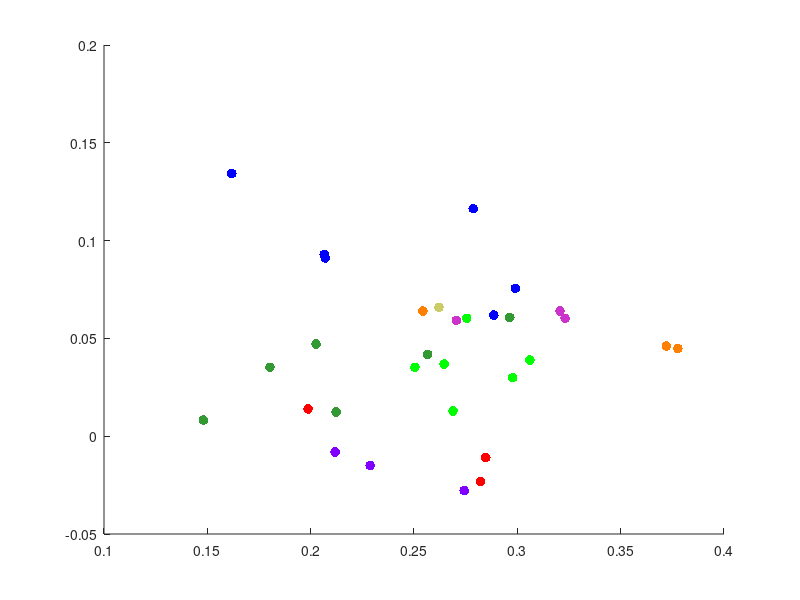

This figure's MATLAB source: (Note: this script raises an error after producing the figure.)
% Eric Chen and Jordan Hall, 14F, Math 22, Professor Rockmore.
% Matlab code to do PCA and visualize the data.
% Will need to comment and uncomment a few lines to do 2d vs 3d visualization.

papers = [0.148309028855 0.148309028855 0.0176853862861 0.0865653118213 0.0992863791499 0.051504809184 0.0406453614645 0.0819112627986 0.0704312752094 0.0226497052436 0.0 0.0276140242011 0.0511945392491 0.0226497052436 0.0201675457648 0.00806701830593 0.00806701830593 0.0210983555693 0.0 0.00961836798014 0.00558485882718 0.0285448340056 0.0121005274589 0.00496431895749 0.0204778156997 0.0127210673286 0.00868755817561 0.000310269934843 0.000310269934843 0.0 0.0 0.0102389078498 0.00961836798014 0.0152032268073 0.00651566863171 0.00744647843624 0.00341296928328 0.00868755817561 0.00682593856655 0.0108594477195 0.00248215947875 0.00155134967422 0.00186161960906 0.000310269934843 0.0102389078498 0.00310269934843 0.0093080980453 0.000310269934843 0.0102389078498 0.000310269934843 0.000310269934843;...
0.219804134929 0.219804134929 0.0223068552775 0.104461371055 0.0881392818281 0.0593035908596 0.0511425462459 0.0554951033732 0.0511425462459 0.0114254624592 0.0 0.0321001088139 0.038084874864 0.0152339499456 0.0152339499456 0.019042437432 0.00163220892274 0.031556039173 0.0 0.0038084874864 0.00489662676823 0.0136017410229 0.0157780195865 0.000544069640914 0.00816104461371 0.0103373231774 0.00707290533188 0.00163220892274 0.000544069640914 0.0 0.0 0.0108813928183 0.0146898803047 0.0114254624592 0.0 0.0103373231774 0.00435255712731 0.0114254624592 0.0038084874864 0.0076169749728 0.00217627856366 0.00435255712731 0.00544069640914 0.0038084874864 0.00979325353645 0.00870511425462 0.00108813928183 0.000544069640914 0.00652883569097 0.000544069640914 0.0;...
0.21958827199 0.21958827199 0.0124766063631 0.0998128509046 0.0848409232689 0.0767311291329 0.0442919525889 0.0561447286338 0.0492825951341 0.0118527760449 0.0 0.0299438552714 0.0286961946351 0.0155957579538 0.0174672489083 0.0193387398628 0.0 0.0218340611354 0.0 0.00561447286338 0.00499064254523 0.00748596381784 0.0112289457268 0.000623830318153 0.0106051154086 0.0143480973175 0.0180910792265 0.00436681222707 0.00124766063631 0.0 0.0 0.00623830318153 0.0106051154086 0.00436681222707 0.0 0.008109794136 0.00686213349969 0.0274485339988 0.00748596381784 0.0149719276357 0.00623830318153 0.00561447286338 0.00561447286338 0.00187149095446 0.00873362445415 0.00374298190892 0.00124766063631 0.00436681222707 0.008109794136 0.00187149095446 0.0;...
0.17703024125 0.17703024125 0.0115528372409 0.0784913353721 0.109072375127 0.054706082229 0.0570846075433 0.130818892287 0.0373768263677 0.0105334692491 0.0 0.00985389058784 0.0468909276249 0.0159700985389 0.0207271491675 0.0275229357798 0.0 0.0193679918451 0.000339789330615 0.00271831464492 0.00747536527353 0.0207271491675 0.00747536527353 0.0 0.0217465171594 0.0142711518858 0.004417261298 0.0261637784574 0.0 0.0 0.0 0.00815494393476 0.0105334692491 0.004417261298 0.0 0.00577641862046 0.00543662928984 0.0067957866123 0.00407747196738 0.00509683995923 0.00101936799185 0.00169894665308 0.00135915732246 0.00271831464492 0.00951410125722 0.00883452259599 0.00407747196738 0.000339789330615 0.00781515460415 0.0 0.0;...
0.193965517241 0.193965517241 0.00574712643678 0.0603448275862 0.113505747126 0.0905172413793 0.0445402298851 0.132183908046 0.0272988505747 0.0186781609195 0.0 0.00862068965517 0.0344827586207 0.0100574712644 0.0431034482759 0.0158045977011 0.0 0.0100574712644 0.0 0.0014367816092 0.0114942528736 0.0186781609195 0.0158045977011 0.0 0.0129310344828 0.0301724137931 0.0014367816092 0.0186781609195 0.0 0.0 0.0 0.014367816092 0.00287356321839 0.0 0.0 0.00431034482759 0.00574712643678 0.0114942528736 0.0100574712644 0.00431034482759 0.00287356321839 0.00574712643678 0.0 0.00287356321839 0.00431034482759 0.00431034482759 0.0 0.0 0.00718390804598 0.0 0.0;...
0.21500965251 0.21500965251 0.00627413127413 0.0726351351351 0.102316602317 0.0666023166023 0.0359555984556 0.116071428571 0.0296814671815 0.0166505791506 0.0 0.00651544401544 0.0605694980695 0.0173745173745 0.0301640926641 0.020028957529 0.000241312741313 0.019305019305 0.0 0.00410231660232 0.0106177606178 0.0139961389961 0.00916988416988 0.0 0.0241312741313 0.0137548262548 0.00458494208494 0.0328185328185 0.000241312741313 0.0 0.0 0.00796332046332 0.00723938223938 0.000241312741313 0.0 0.00265444015444 0.00579150579151 0.0120656370656 0.00337837837838 0.00458494208494 0.00168918918919 0.00434362934363 0.00168918918919 0.00410231660232 0.00506756756757 0.003861003861 0.000482625482625 0.0 0.00603281853282 0.0 0.0;...
0.193611601019 0.193611601019 0.0146972369195 0.0752498530276 0.102488732118 0.0805408583186 0.0433078581227 0.0970017636684 0.037037037037 0.018616500098 0.0 0.00548696844993 0.042328042328 0.0137174211248 0.0411522633745 0.0205761316872 0.0 0.0180286106212 0.0 0.00195963158926 0.0113658632177 0.0174407211444 0.00685871056241 0.00117577895356 0.0215559474819 0.0197922790515 0.00470311581423 0.0290025475211 0.000195963158926 0.00117577895356 0.000391926317852 0.0109739368999 0.010582010582 0.00274348422497 0.0 0.0045071526553 0.00509504213208 0.0082304526749 0.00509504213208 0.00999412110523 0.00117577895356 0.00215559474819 0.00235155790711 0.00195963158926 0.00274348422497 0.00235155790711 0.0037233000196 0.0 0.00685871056241 0.0 0.0;...
0.218565400844 0.218565400844 0.00654008438819 0.0742616033755 0.114767932489 0.0732067510549 0.0402953586498 0.117932489451 0.0402953586498 0.00970464135021 0.0 0.00400843881857 0.0430379746835 0.0145569620253 0.0225738396624 0.0253164556962 0.00042194092827 0.0215189873418 0.0 0.00253164556962 0.00654008438819 0.014135021097 0.00675105485232 0.00168776371308 0.0198312236287 0.0149789029536 0.00295358649789 0.0335443037975 0.000210970464135 0.000210970464135 0.0 0.00696202531646 0.0105485232068 0.00084388185654 0.000210970464135 0.00611814345992 0.00569620253165 0.00548523206751 0.0035864978903 0.00717299578059 0.00042194092827 0.00253164556962 0.00105485232068 0.00168776371308 0.0035864978903 0.00232067510549 0.00232067510549 0.000210970464135 0.00864978902954 0.0 0.000210970464135;...
0.199018295404 0.199018295404 0.0227576974565 0.0713966979027 0.0874609549308 0.0647032574743 0.0473003123606 0.0963855421687 0.04953145917 0.0142793395805 0.0 0.00981704596162 0.03302097278 0.0209727800089 0.0258813029897 0.0281124497992 0.000446229361892 0.0151717983043 0.0 0.00356983489514 0.0129406514949 0.0187416331995 0.0102632753235 0.0 0.0156180276662 0.0147255689424 0.00937081659973 0.0276662204373 0.000446229361892 0.0 0.000892458723784 0.0102632753235 0.0116019634092 0.00937081659973 0.0 0.0107095046854 0.00401606425703 0.00981704596162 0.0102632753235 0.00669344042838 0.00133868808568 0.000892458723784 0.000892458723784 0.00178491744757 0.00847835787595 0.00223114680946 0.00937081659973 0.0 0.00133868808568 0.000446229361892 0.0;...
0.189774211607 0.189774211607 0.0210860235118 0.0643776824034 0.152827019966 0.0929277850345 0.0572868072402 0.0772532188841 0.029483112521 0.0108229147229 0.0 0.0173539839522 0.0257510729614 0.0171673819742 0.0126889345027 0.0179137898862 0.00186601977981 0.0319089382347 0.0 0.00149281582385 0.00821048703116 0.0126889345027 0.0130621384587 0.00466504944952 0.0225788393357 0.0113827206568 0.00653106922933 0.00167941780183 0.000559805933943 0.0 0.000186601977981 0.0169807799963 0.0151147602165 0.00279902966971 0.00149281582385 0.00858369098712 0.00671767120731 0.00559805933943 0.00261242769173 0.00951670087703 0.00223922373577 0.00205262175779 0.000373203955962 0.000373203955962 0.00167941780183 0.00373203955962 0.00578466131741 0.0 0.0104497107669 0.0 0.000373203955962;...
0.213991769547 0.213991769547 0.0082304526749 0.0699588477366 0.145061728395 0.111111111111 0.0555555555556 0.0905349794239 0.0329218106996 0.0205761316872 0.0 0.00411522633745 0.022633744856 0.00925925925926 0.0236625514403 0.0257201646091 0.0 0.0216049382716 0.0 0.0 0.011316872428 0.0102880658436 0.00308641975309 0.00102880658436 0.0390946502058 0.0102880658436 0.0 0.022633744856 0.0 0.0 0.0 0.0082304526749 0.0082304526749 0.00102880658436 0.0 0.00102880658436 0.00411522633745 0.00308641975309 0.00102880658436 0.00411522633745 0.00308641975309 0.0 0.0 0.0 0.00205761316872 0.0 0.0 0.0 0.011316872428 0.0 0.0;...
0.215100488865 0.215100488865 0.0048886474742 0.0581205866377 0.128191200435 0.0972297664313 0.0483432916893 0.0613796849538 0.0255296034764 0.00923411189571 0.0 0.00217273221076 0.0689842476915 0.00760456273764 0.0162954915807 0.0467137425312 0.0 0.015752308528 0.0 0.00108636610538 0.0108636610538 0.00923411189571 0.00217273221076 0.0 0.0217273221076 0.0315046170559 0.00325909831613 0.0467137425312 0.0 0.0 0.0 0.0103204780011 0.0108636610538 0.0 0.0 0.00651819663227 0.0103204780011 0.00434546442151 0.0 0.00543183052689 0.0 0.000543183052689 0.0 0.00217273221076 0.00434546442151 0.0 0.00162954915807 0.0 0.0103204780011 0.00108636610538 0.0;...
0.155 0.155 0.02 0.06 0.142 0.111 0.051 0.054 0.022 0.01 0.0 0.002 0.07 0.008 0.021 0.038 0.0 0.031 0.0 0.001 0.018 0.009 0.004 0.0 0.018 0.037 0.002 0.04 0.0 0.0 0.0 0.014 0.014 0.007 0.0 0.007 0.018 0.005 0.001 0.001 0.0 0.0 0.0 0.0 0.002 0.0 0.0 0.0 0.007 0.0 0.0;...
0.121676891616 0.121676891616 0.0040899795501 0.0593047034765 0.112474437628 0.191206543967 0.0398773006135 0.0679959100204 0.0347648261759 0.00766871165644 0.0 0.00715746421268 0.0649284253579 0.0127811860941 0.038854805726 0.0424335378323 0.0 0.0148261758691 0.0 0.00153374233129 0.0173824130879 0.00971370143149 0.010736196319 0.0 0.0311860940695 0.019427402863 0.00153374233129 0.0332310838446 0.0 0.000511247443763 0.0 0.0122699386503 0.0040899795501 0.000511247443763 0.0 0.00102249488753 0.00920245398773 0.00153374233129 0.00460122699387 0.00920245398773 0.00204498977505 0.0 0.0 0.00102249488753 0.00357873210634 0.00153374233129 0.0 0.0 0.0040899795501 0.0 0.0;...
0.152202498356 0.152202498356 0.0147928994083 0.0729783037475 0.122945430638 0.14201183432 0.060157790927 0.0815253122945 0.0364891518738 0.0105193951348 0.0 0.0101906640368 0.0378040762656 0.0108481262327 0.0154503616042 0.0332018408941 0.00262984878369 0.0187376725838 0.00131492439185 0.00525969756739 0.0157790927022 0.0161078238001 0.0069033530572 0.00295857988166 0.0285996055227 0.0266272189349 0.00361604207758 0.00657462195924 0.0 0.0 0.0 0.0118343195266 0.00986193293886 0.00197238658777 0.0 0.00525969756739 0.00164365548981 0.00525969756739 0.00230111768573 0.00361604207758 0.000657462195924 0.000986193293886 0.00394477317554 0.000986193293886 0.00328731097962 0.000657462195924 0.00328731097962 0.000328731097962 0.00788954635108 0.0 0.0;...
0.19423929099 0.19423929099 0.00516986706056 0.0516986706056 0.177991137371 0.129985228951 0.0487444608567 0.0797636632201 0.0450516986706 0.0096011816839 0.0 0.00295420974889 0.0147710487445 0.00590841949778 0.0155096011817 0.0450516986706 0.0 0.019940915805 0.0 0.000738552437223 0.00664697193501 0.0177252584934 0.00295420974889 0.0 0.0169867060561 0.0221565731167 0.00443131462334 0.0206794682422 0.0 0.0 0.0 0.00886262924668 0.0125553914328 0.0 0.0 0.000738552437223 0.00886262924668 0.00147710487445 0.00221565731167 0.0162481536189 0.0 0.000738552437223 0.000738552437223 0.0 0.00221565731167 0.000738552437223 0.00147710487445 0.0 0.00443131462334 0.0 0.0;...
0.269779507134 0.269779507134 0.011673151751 0.0752269779507 0.143968871595 0.0869001297017 0.0453955901427 0.094682230869 0.0285343709468 0.0064850843061 0.0 0.0064850843061 0.0168612191958 0.00389105058366 0.0064850843061 0.0311284046693 0.0 0.00518806744488 0.0 0.0 0.0220492866407 0.0246433203632 0.0 0.0 0.0285343709468 0.00907911802853 0.00129701686122 0.0246433203632 0.0 0.0 0.0 0.00259403372244 0.0129701686122 0.0 0.0 0.00129701686122 0.0 0.00129701686122 0.00389105058366 0.0129701686122 0.0 0.0 0.0 0.00389105058366 0.00129701686122 0.0 0.0 0.0 0.0168612191958 0.0 0.0;...
0.184474885845 0.184474885845 0.02100456621 0.0885844748858 0.143378995434 0.0913242009132 0.0511415525114 0.0712328767123 0.0328767123288 0.0109589041096 0.0 0.00730593607306 0.0365296803653 0.0109589041096 0.00730593607306 0.0429223744292 0.0 0.0328767123288 0.0 0.0 0.00730593607306 0.0200913242009 0.00456621004566 0.0 0.0374429223744 0.0146118721461 0.0027397260274 0.0200913242009 0.0 0.0 0.0 0.0146118721461 0.00730593607306 0.0 0.0 0.000913242009132 0.00182648401826 0.00365296803653 0.00182648401826 0.00456621004566 0.000913242009132 0.0027397260274 0.0 0.00365296803653 0.00365296803653 0.00182648401826 0.0 0.0 0.0127853881279 0.0 0.0;...
0.269727403156 0.269727403156 0.0157819225251 0.0588235294118 0.144906743185 0.0918220946915 0.0416068866571 0.077474892396 0.0459110473458 0.0143472022956 0.0 0.00573888091822 0.025824964132 0.00860832137733 0.0172166427547 0.0315638450502 0.0 0.0229555236729 0.0 0.0 0.0272596843615 0.0172166427547 0.00286944045911 0.0 0.0172166427547 0.00717360114778 0.00143472022956 0.00860832137733 0.0 0.0 0.0 0.00430416068867 0.00717360114778 0.00143472022956 0.0 0.00430416068867 0.0 0.0 0.00286944045911 0.00143472022956 0.00143472022956 0.00143472022956 0.0 0.00430416068867 0.0 0.0 0.0 0.0 0.0172166427547 0.0 0.0;...
0.222111801242 0.222111801242 0.016149068323 0.079751552795 0.0546583850932 0.0747826086957 0.0752795031056 0.0419875776398 0.0332919254658 0.00695652173913 0.0 0.0186335403727 0.0382608695652 0.0173913043478 0.0186335403727 0.0228571428571 0.00173913043478 0.0268322981366 0.000248447204969 0.00496894409938 0.00894409937888 0.0151552795031 0.00745341614907 0.000745341614907 0.015900621118 0.0149068322981 0.0124223602484 0.0367701863354 0.000496894409938 0.0109316770186 0.00894409937888 0.0181366459627 0.016149068323 0.00645962732919 0.0 0.00745341614907 0.00844720496894 0.00372670807453 0.00496894409938 0.00670807453416 0.00149068322981 0.00621118012422 0.000496894409938 0.0101863354037 0.0101863354037 0.00173913043478 0.00298136645963 0.000993788819876 0.00621118012422 0.000248447204969 0.0;...
0.175438596491 0.175438596491 0.0181704260652 0.0996240601504 0.062656641604 0.0883458646617 0.0870927318296 0.0488721804511 0.0513784461153 0.00689223057644 0.0 0.015664160401 0.0382205513784 0.016290726817 0.0244360902256 0.0194235588972 0.0 0.0225563909774 0.0 0.00438596491228 0.00689223057644 0.0244360902256 0.0031328320802 0.0 0.0225563909774 0.0169172932331 0.00187969924812 0.0275689223058 0.0 0.00187969924812 0.0 0.0344611528822 0.0338345864662 0.0031328320802 0.0 0.00250626566416 0.00501253132832 0.00814536340852 0.00187969924812 0.0031328320802 0.0 0.0031328320802 0.00187969924812 0.0 0.00501253132832 0.0 0.00125313283208 0.00062656641604 0.0112781954887 0.0 0.0;...
0.19373776908 0.19373776908 0.0318003913894 0.100293542074 0.0533268101761 0.107632093933 0.0900195694716 0.0376712328767 0.0288649706458 0.00391389432485 0.0 0.0278864970646 0.0352250489237 0.00831702544031 0.0283757338552 0.0288649706458 0.0 0.0146771037182 0.0 0.000489236790607 0.00538160469667 0.013698630137 0.00489236790607 0.000978473581213 0.00831702544031 0.0122309197652 0.000978473581213 0.0117416829746 0.0 0.0210371819961 0.00831702544031 0.0376712328767 0.0229941291585 0.00636007827789 0.0 0.00636007827789 0.00587084148728 0.00391389432485 0.00244618395303 0.0073385518591 0.00244618395303 0.00146771037182 0.000978473581213 0.0 0.00440313111546 0.00782778864971 0.00146771037182 0.0 0.00978473581213 0.0 0.0;...
0.169172932331 0.169172932331 0.0187969924812 0.0676691729323 0.0902255639098 0.0751879699248 0.093984962406 0.0451127819549 0.015037593985 0.015037593985 0.0 0.0187969924812 0.015037593985 0.015037593985 0.0375939849624 0.0225563909774 0.015037593985 0.0300751879699 0.00375939849624 0.0 0.0225563909774 0.00751879699248 0.0112781954887 0.0263157894737 0.0225563909774 0.015037593985 0.00751879699248 0.0 0.0 0.00375939849624 0.00375939849624 0.00375939849624 0.0187969924812 0.00751879699248 0.0 0.0225563909774 0.0112781954887 0.00375939849624 0.00375939849624 0.00751879699248 0.00751879699248 0.00375939849624 0.00375939849624 0.00751879699248 0.00375939849624 0.00375939849624 0.00375939849624 0.0 0.0187969924812 0.0 0.0;...
0.123209169054 0.123209169054 0.0372492836676 0.106017191977 0.100286532951 0.0573065902579 0.0687679083095 0.0343839541547 0.0401146131805 0.0200573065903 0.0 0.00859598853868 0.0458452722063 0.0114613180516 0.0143266475645 0.0143266475645 0.0 0.0343839541547 0.0 0.0114613180516 0.025787965616 0.0200573065903 0.0114613180516 0.0 0.00859598853868 0.00573065902579 0.00573065902579 0.0143266475645 0.0 0.0 0.0 0.0343839541547 0.00859598853868 0.0143266475645 0.00859598853868 0.0200573065903 0.0200573065903 0.00573065902579 0.0114613180516 0.0143266475645 0.0 0.00573065902579 0.00286532951289 0.00286532951289 0.00573065902579 0.00573065902579 0.00859598853868 0.0 0.00573065902579 0.00573065902579 0.0;...
0.191387559809 0.191387559809 0.00956937799043 0.0622009569378 0.138755980861 0.0789473684211 0.0622009569378 0.0478468899522 0.0502392344498 0.0143540669856 0.0 0.0143540669856 0.0215311004785 0.0143540669856 0.0239234449761 0.0167464114833 0.00478468899522 0.0167464114833 0.0 0.0 0.0143540669856 0.0191387559809 0.00478468899522 0.00717703349282 0.00956937799043 0.011961722488 0.00478468899522 0.011961722488 0.0 0.0 0.0 0.011961722488 0.0167464114833 0.00717703349282 0.0167464114833 0.00956937799043 0.00956937799043 0.00478468899522 0.00717703349282 0.00956937799043 0.00478468899522 0.00717703349282 0.00478468899522 0.00956937799043 0.00239234449761 0.00717703349282 0.00239234449761 0.00239234449761 0.0143540669856 0.0 0.0;...
0.140672782875 0.140672782875 0.0183486238532 0.0703363914373 0.119266055046 0.0733944954128 0.119266055046 0.0795107033639 0.0366972477064 0.0183486238532 0.0 0.0183486238532 0.0366972477064 0.0152905198777 0.00611620795107 0.00917431192661 0.00305810397554 0.0305810397554 0.00305810397554 0.0 0.0122324159021 0.00917431192661 0.00917431192661 0.00611620795107 0.00611620795107 0.0122324159021 0.0152905198777 0.0122324159021 0.0 0.0 0.0 0.0244648318043 0.0275229357798 0.00305810397554 0.0 0.0 0.00305810397554 0.00611620795107 0.00611620795107 0.00305810397554 0.0 0.0 0.00305810397554 0.0122324159021 0.00611620795107 0.0 0.00917431192661 0.00305810397554 0.0122324159021 0.0 0.0;...
0.158081705151 0.158081705151 0.0142095914742 0.044404973357 0.122557726465 0.0852575488455 0.0923623445826 0.0497335701599 0.0532859680284 0.0106571936057 0.0 0.0266429840142 0.0337477797513 0.00532859680284 0.0142095914742 0.0266429840142 0.0177619893428 0.0284191829485 0.00532859680284 0.0 0.0088809946714 0.0106571936057 0.0213143872114 0.0142095914742 0.0159857904085 0.01243339254 0.00177619893428 0.00710479573712 0.00177619893428 0.00177619893428 0.00177619893428 0.0142095914742 0.0088809946714 0.0088809946714 0.0142095914742 0.00532859680284 0.0088809946714 0.00177619893428 0.00355239786856 0.00177619893428 0.00355239786856 0.00177619893428 0.00177619893428 0.00177619893428 0.0 0.0106571936057 0.0177619893428 0.0 0.00532859680284 0.00177619893428 0.00177619893428;...
0.219879518072 0.219879518072 0.0271084337349 0.0722891566265 0.144578313253 0.120481927711 0.0481927710843 0.0512048192771 0.0361445783133 0.00602409638554 0.0 0.00301204819277 0.0120481927711 0.00903614457831 0.0150602409639 0.0120481927711 0.00301204819277 0.0361445783133 0.0 0.0 0.0180722891566 0.00903614457831 0.00903614457831 0.0 0.0150602409639 0.00602409638554 0.00301204819277 0.0150602409639 0.0 0.0 0.0 0.00602409638554 0.0210843373494 0.0180722891566 0.0 0.00903614457831 0.00903614457831 0.0 0.00602409638554 0.00903614457831 0.00602409638554 0.00602409638554 0.00602409638554 0.0 0.0 0.00301204819277 0.0 0.0 0.00903614457831 0.0 0.0;...
0.199191685912 0.199191685912 0.013856812933 0.0767898383372 0.131062355658 0.0998845265589 0.074480369515 0.087182448037 0.0225173210162 0.00692840646651 0.0 0.00635103926097 0.0357967667436 0.0121247113164 0.0155889145497 0.0352193995381 0.0 0.0277136258661 0.0 0.00115473441109 0.0230946882217 0.0178983833718 0.00461893764434 0.0 0.0242494226328 0.0242494226328 0.00173210161663 0.00635103926097 0.0 0.0 0.0 0.013856812933 0.0144341801386 0.000577367205543 0.0 0.00519630484988 0.00115473441109 0.00115473441109 0.0 0.00173210161663 0.00115473441109 0.0 0.0 0.00346420323326 0.00173210161663 0.00173210161663 0.0 0.0 0.00577367205543 0.0 0.0;...
0.229714285714 0.229714285714 0.012 0.0542857142857 0.150857142857 0.0948571428571 0.0588571428571 0.0931428571429 0.0491428571429 0.008 0.0 0.00857142857143 0.0274285714286 0.00971428571429 0.0268571428571 0.0154285714286 0.00114285714286 0.0171428571429 0.0 0.00285714285714 0.0131428571429 0.0177142857143 0.00628571428571 0.000571428571429 0.0297142857143 0.0148571428571 0.00114285714286 0.0 0.0 0.0 0.0 0.00742857142857 0.00628571428571 0.00114285714286 0.0 0.00342857142857 0.00171428571429 0.00114285714286 0.00342857142857 0.00628571428571 0.000571428571429 0.00228571428571 0.00114285714286 0.00171428571429 0.00171428571429 0.000571428571429 0.00228571428571 0.0 0.0142857142857 0.00114285714286 0.0;...
0.231559854897 0.231559854897 0.00906892382104 0.0610640870617 0.12938331318 0.102176541717 0.0616686819831 0.112454655381 0.0332527206771 0.0120918984281 0.0 0.00241837968561 0.0235792019347 0.0102781136638 0.0163240628779 0.0302297460701 0.0 0.0211608222491 0.0 0.00241837968561 0.0199516324063 0.0126964933495 0.00544135429262 0.0 0.0253929866989 0.0145102781137 0.00483675937122 0.00785973397823 0.0 0.0 0.0 0.00906892382104 0.00785973397823 0.0 0.0 0.00483675937122 0.00423216444982 0.00241837968561 0.00120918984281 0.00483675937122 0.0 0.000604594921403 0.0 0.00120918984281 0.00181378476421 0.000604594921403 0.0 0.0 0.0114873035067 0.0 0.0;...
];

[coeff, score, latent] = pca(papers);

projPapers = papers*coeff;

x = projPapers(:,1);

y = projPapers(:,2);

z = projPapers(:,3);

colors = [[1,0,0];[1,0,0];[1,0,0];[0,1,0];[0,1,0];[0,1,0];[0,1,0];[0,1,0];[0,1,0];[.8,.8,.4];[0,0,1];[0,0,1];...
	[0,0,1];[0,0,1];[0,0,1];[0,0,1];[1,.5,0];[1,.5,0];[1,.5,0];[.5,0,1];[.5,0,1];[.5,0,1];[.2,.6,.2];[.2,.6,.2];[.2,.6,.2];[.2,.6,.2];...
	[.2,.6,.2];[.2,.6,.2];[.8,.2,.8];[.8,.2,.8];[.8,.2,.8]];

scatter(x, y, 50, colors, 'filled'); 

%scatter3(x, y, z, 50, colors, 'filled');



labels = {'Government';...
'Government';...
'Government';...
'Economics';...
'Economics';...
'Economics';...
'Economics';...
'Economics';...
'Economics';...
'History';...
'Anthropology';...
'Anthropology';...
'Anthropology';...
'Anthropology';...
'Anthropology';...
'Anthropology';...
'Chemistry';...
'Chemistry';...
'Chemistry';...
'CS';...
'CS';...
'CS';...
'Math';...
'Math';...
'Math';...
'Math';...
'Math';...
'Math';...
'Biology';...
'Biology';...
'Biology';...
};
 
h = text(x, y, labels, 'horizontal','left', 'vertical','bottom');
set(h,'FontSize', 15)